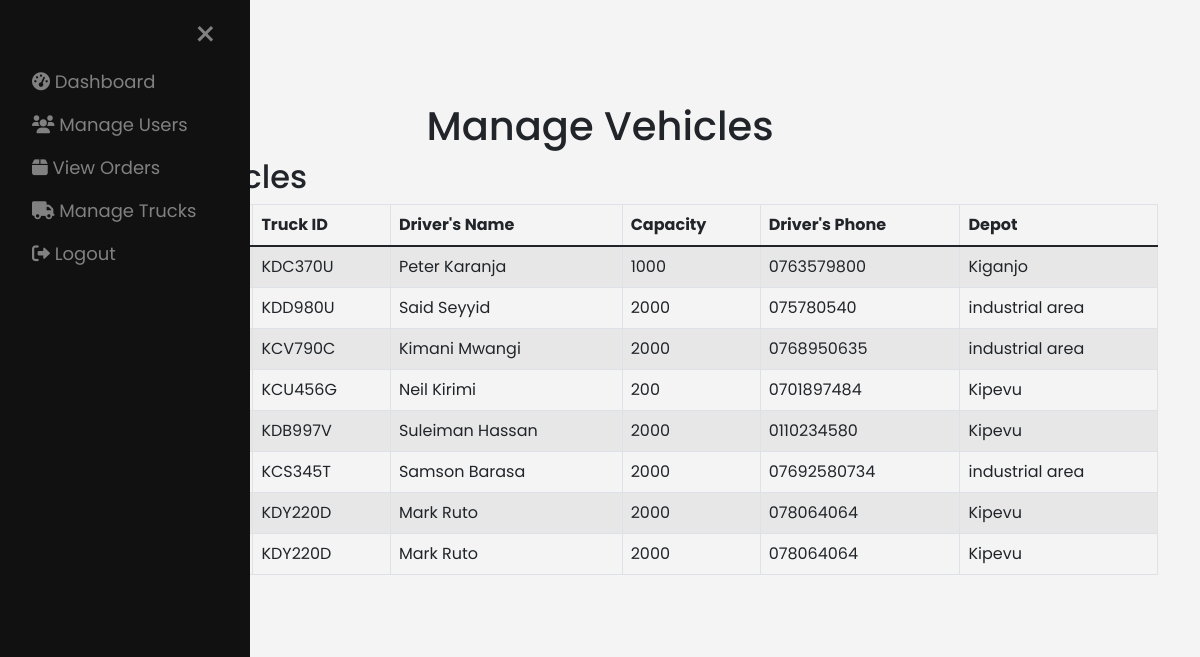
The page /manage_vehicles.php (signed in) on the database its author committed.
### tables this page shows
CREATE TABLE `trucks` (
  `truckname` varchar(100) NOT NULL,
  `truckid` varchar(100) NOT NULL,
  `driversname` varchar(100) NOT NULL,
  `capacity` varchar(100) NOT NULL,
  `driverphone` varchar(100) NOT NULL,
  `depot` varchar(100) NOT NULL
);

### manage_vehicles.php (the view, shortened to what this page needs)
<?php
$servername = "localhost";
$username = "root";
$password = "";
$database = "kca";
$conn = new mysqli($servername, $username, $password, $database);
$vehicles_query = "SELECT * FROM trucks";
$vehicles_result = $conn->query($vehicles_query);
?>
<!DOCTYPE html>
<html lang="en">
<head>
    <link rel="stylesheet" href="css/bootstrap.css">
    <link rel="stylesheet" href="style.css">
    <link rel="stylesheet" href="dashboard.css">
    <link rel="stylesheet" href="https://cdnjs.cloudflare.com/ajax/libs/font-awesome/6.0.0-beta3/css/all.min.css">
</head>
<body>
    <div id="mySidebar" class="sidebar">
        <a href="javascript:void(0)" class="closebtn" onclick="closeNav()">&times;</a>
        <a href="admin_dashboard.php"><i class="fas fa-tachometer-alt"></i> Dashboard</a>
        <a href="manage_users.php"><i class="fas fa-users"></i> Manage Users</a>
        <a href="view_orders.php"><i class="fas fa-box"></i> View Orders</a>
        <a href="manage_vehicles.php"><i class="fas fa-truck"></i> Manage Trucks</a>
        <a href="logout.php"><i class="fas fa-sign-out-alt"></i> Logout</a>
    </div>
    <div id="main">
    <button class="btn btn-primary" onclick="openNav()">&#9776;</button>
        <div class="container mt-5">
            <h1 class="text-center">Manage Vehicles</h1>
            <div class="content">
            <h2>Existing Vehicles</h2>
                    <table class="table table-bordered table-striped">
                        <thead>
                            <tr>
                                <th>Truck Name</th>
                                <th>Truck ID</th>
                                <th>Driver's Name</th>
                                <th>Capacity</th>
                                <th>Driver's Phone</th>
                                <th>Depot</th>
                            </tr>
                        </thead>
                        <tbody>
                            <?php if ($vehicles_result && $vehicles_result->num_rows > 0): ?>
                                <?php while ($vehicle = $vehicles_result->fetch_assoc()): ?>
                                    <tr>
                                        <td><?php echo htmlspecialchars($vehicle['truckname']); ?></td>
                                        <td><?php echo htmlspecialchars($vehicle['truckid']); ?></td>
                                        <td><?php echo htmlspecialchars($vehicle['driversname']); ?></td>
                                        <td><?php echo htmlspecialchars($vehicle['capacity']); ?></td>
                                        <td><?php echo htmlspecialchars($vehicle['driverphone']); ?></td>
                                        <td><?php echo htmlspecialchars($vehicle['depot']); ?></td>
                                    </tr>
                                <?php endwhile; ?>
                            <?php else: ?>
                                <tr>
                                    <td colspan="6" class="text-center">No vehicles found.</td>
                                </tr>
                            <?php endif; ?>
                        </tbody>
                    </table>
                    <a href="truck.html" class="btn btn-danger">add truck</a>
            </div>
</body>
</html>

### style.css (style rules this page uses)
* { margin: 0; padding: 0; box-sizing: border-box; font-family: 'Poppins', sans-serif; }
html, body { overflow: auto; height: 100%; margin: 0; }
body { background: url("images/1.jpg"); background-size: cover; background-repeat: no-repeat; background-attachment: fixed; }

### dashboard.css (style rules this page uses)
body { font-family: Arial, sans-serif; background-color: #f4f4f4; margin: 0; padding: 0; box-sizing: border-box; }
.sidebar { height: 100%; width: 250px; position: fixed; top: 0; left: 0; background-color: #111; overflow-x: hidden; transition: 0.5s; padding-top: 60px; }
.sidebar a { padding: 8px 8px 8px 32px; text-decoration: none; font-size: 18px; color: #818181; display: block; transition: 0.3s; }
.sidebar .closebtn { position: absolute; top: 0; right: 25px; font-size: 36px; margin-left: 50px; }
#main { transition: margin-left .5s; padding: 16px; }

### rows shown on the page
trucks: truckid "KDC370U", driversname "Peter Karanja", capacity "1000", driverphone "0763579800", depot "Kiganjo"
trucks: truckid "KDD980U", driversname "Said Seyyid", capacity "2000", driverphone "075780540", depot "industrial area"
trucks: truckid "KCV790C", driversname "Kimani Mwangi", capacity "2000", driverphone "0768950635", depot "industrial area"
trucks: truckid "KCU456G", driversname "Neil Kirimi", capacity "200", driverphone "0701897484", depot "Kipevu"
trucks: truckid "KDB997V", driversname "Suleiman Hassan", capacity "2000", driverphone "0110234580", depot "Kipevu"
trucks: truckid "KCS345T", driversname "Samson Barasa", capacity "2000", driverphone "07692580734", depot "industrial area"
trucks: truckid "KDY220D", driversname "Mark Ruto", capacity "2000", driverphone "078064064", depot "Kipevu"
trucks: truckid "KDY220D", driversname "Mark Ruto", capacity "2000", driverphone "078064064", depot "Kipevu"
